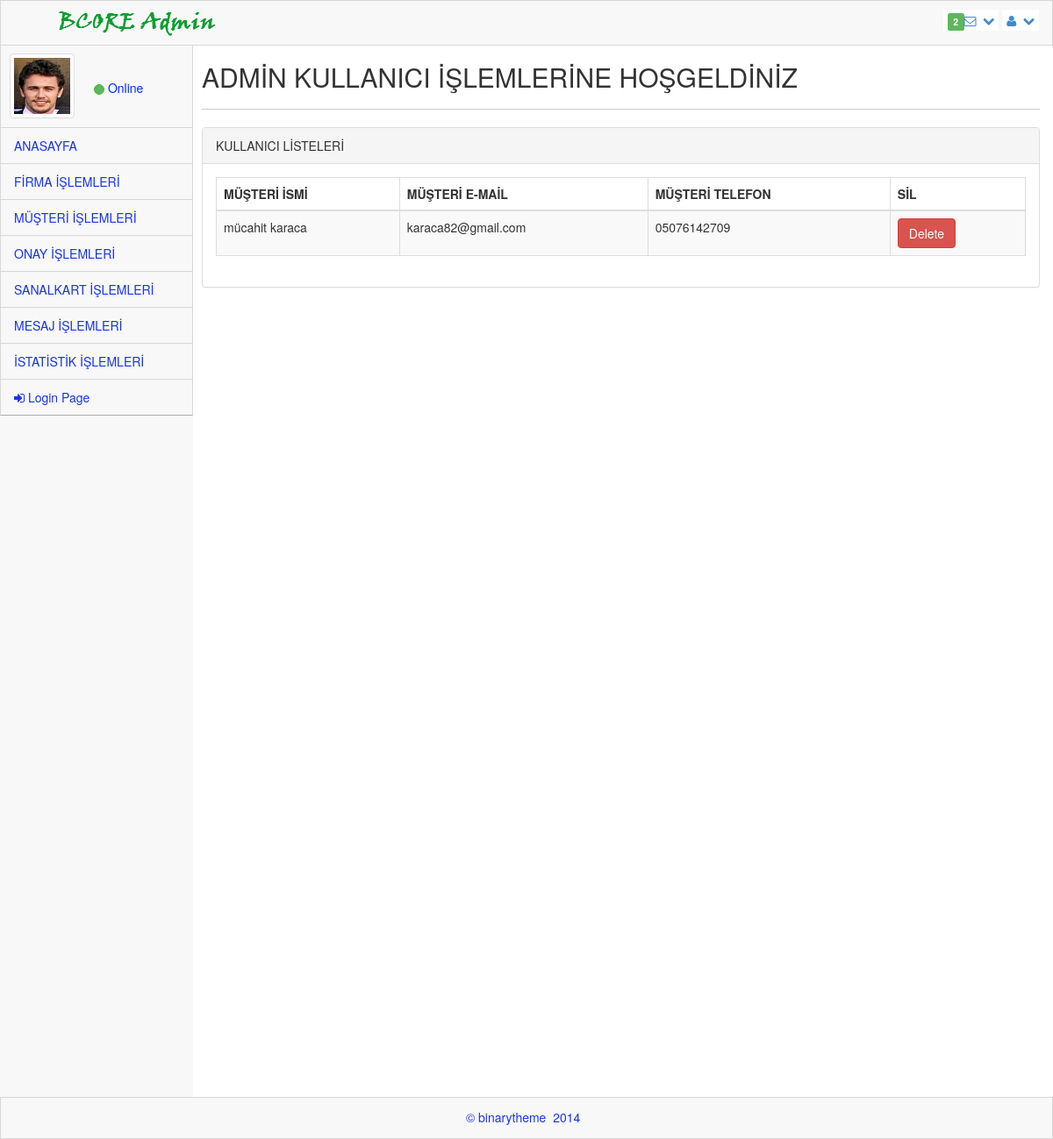
The page /admin_ana/admin_kullanıcı.php on the database its author committed.
### tables this page shows
CREATE TABLE `uye` (
  `uye_id` int(11) NOT NULL,
  `uye_adsoyad` varchar(50) NOT NULL,
  `uye_eposta` varchar(50) NOT NULL,
  `uye_sifre` varchar(50) NOT NULL,
  `uye_telefon` char(11) NOT NULL,
  `uye_firmaad` varchar(100) NOT NULL,
  `uye_il` varchar(25) NOT NULL,
  `uye_ilce` varchar(25) NOT NULL,
  `uye_tur` varchar(10) NOT NULL,
  `uye_durum` varchar(1) NOT NULL DEFAULT '0',
  `uye_yetki` varchar(1) NOT NULL
);

### admin_ana/admin_kullanıcı.php (the view, shortened to what this page needs)
<?php require_once("../baglan.php"); ?>
<!DOCTYPE html>
 <html lang="tr">
<head>
    <link rel="stylesheet" href="assets/plugins/bootstrap/css/bootstrap.css" />
    <link rel="stylesheet" href="assets/css/main.css" />
    <link rel="stylesheet" href="assets/css/theme.css" />
    <link rel="stylesheet" href="assets/css/MoneAdmin.css" />
    <link rel="stylesheet" href="assets/plugins/Font-Awesome/css/font-awesome.css" />
    <link href="assets/plugins/dataTables/dataTables.bootstrap.css" rel="stylesheet" />
</head>
<body class="padTop53 " >
    <div id="wrap">
        <div id="top">
            <nav class="navbar navbar-inverse navbar-fixed-top " style="padding-top: 10px;">
                <header class="navbar-header">
                    <a href="index.php" class="navbar-brand">
                    <img src="assets/img/logo.png" alt="" /></a>
                </header>
                <ul class="nav navbar-top-links navbar-right">
                    <li class="dropdown">
                        <a class="dropdown-toggle" data-toggle="dropdown" href="#">
                            <span class="label label-success">2</span><i class="icon-envelope-alt"></i>&nbsp; <i class="icon-chevron-down"></i>
                        </a>
                    </li>
                    <li class="dropdown">
                        <a class="dropdown-toggle" data-toggle="dropdown" href="#">
                            <i class="icon-user "></i>&nbsp; <i class="icon-chevron-down "></i>
                        </a>
                    </li>
                </ul>
            </nav>
        </div>
       <div id="left">
                <div class="media user-media well-small">
                    <a class="user-link" href="#">
                        <img class="media-object img-thumbnail user-img" alt="User Picture" src="assets/img/user.gif" />
                    </a>
                    <br />
                    <div class="media-body">
                        <h5 class="media-heading" style="font-weight: inherit; text-transform: capitalize; font-size: 16px;">
                        </h5>
                        <ul class="list-unstyled user-info">
                            <li>
                                 <a class="btn btn-success btn-xs btn-circle" style="width: 10px;height: 12px;"></a> Online
                            </li>
                        </ul>
                    </div>
                    <br />
                </div>
          <ul id="menu" class="collapse">
                <li class="panel">
                    <a href="index.php" data-parent="#menu" data-toggle="collapse" class="accordion-toggle" data-target="#blank-nav">
                        ANASAYFA
                    </a>
                </li>
                <li class="panel">
                    <a href="admin_firma.php" data-parent="#menu" data-toggle="collapse" class="accordion-toggle" data-target="#blank-nav1">
                        FİRMA İŞLEMLERİ
                    </a>
                </li>
                <li class="panel">
                    <a href="admin_kullanıcı.php" data-parent="#menu" data-toggle="collapse" class="accordion-toggle" data-target="#blank-nav2">
                        MÜŞTERİ İŞLEMLERİ
                    </a>
                </li>
                <li class="panel">
                    <a href="admin_onay.php" data-parent="#menu" data-toggle="collapse" class="accordion-toggle" data-target="#blank-nav3">
                        ONAY İŞLEMLERİ
                    </a>
                </li>
                <li class="panel">
                    <a href="admin_sanalkart.php" data-parent="#menu" data-toggle="collapse" class="accordion-toggle" data-target="#blank-nav3">
                        SANALKART İŞLEMLERİ
                    </a>
                </li>
                <li class="panel">
                    <a href="admin_mailbox.php" data-parent="#menu" data-toggle="collapse" class="accordion-toggle" data-target="#blank-nav4">
                        MESAJ İŞLEMLERİ
                    </a>
                </li>
                <li class="panel">
                    <a href="admin_istatistik.php" data-parent="#menu" data-toggle="collapse" class="accordion-toggle" data-target="#blank-nav5">
                        İSTATİSTİK İŞLEMLERİ
                    </a>
                </li>
                <li><a href="cikis.php"><i class="icon-signin"></i> Login Page </a></li>
             </ul>
        </div>
        <div id="content">
            <div class="inner" style="min-height:1200px;">
                <div class="row">
                    <div class="col-lg-12">
                        <h2>ADMİN KULLANICI İŞLEMLERİNE HOŞGELDİNİZ</h2>
                    </div>
                </div>
                <hr />
                <div class="row">
                <div class="col-lg-12">
                    <div class="panel panel-default">
                        <div class="panel-heading">
                            KULLANICI LİSTELERİ
                        </div>
                        <div class="panel-body">
                            <div class="table-responsive">
                                <table class="table table-striped table-bordered table-hover" id="dataTables-example">
                                    <thead>
                                        <tr>
                                            <th>MÜŞTERİ İSMİ</th>
                                            <th>MÜŞTERİ E-MAİL</th>
                                            <th>MÜŞTERİ TELEFON</th>
                                            <th>SİL</th>
                                        </tr>
                                    </thead>
                                    <?php
                                        $veri= $db->query("SELECT * FROM uye where uye_tur='Kullanıcı'", PDO::FETCH_ASSOC);
                                            foreach($veri as $row){
                                               $a=$row['uye_id'];
                                    ?>
                                    <tbody>
                                        <tr>
                                            <td><?php echo $row['uye_adsoyad'] ?></td>
                                            <td><?php echo $row['uye_eposta'] ?></td>
                                            <td><?php echo $row['uye_telefon'] ?></td>
                                            <td class="center">
                                                <?php echo "<a href='function.php?id=".$a."'onclick='return confirmOnay();'>";?>
                                                <button type="submit" name="kullanici_delete" class="btn btn-danger">Delete</button></a>
                                            </td>
                                        </tr>
                                    </tbody>
                                    <?php
                                    }
                                    ?>
                                </table>
                            </div>
                        </div>
                    </div>
                </div>
            </div>
            </div>
            </div>
    </div>
    <div id="footer">
        <p>&copy;  binarytheme &nbsp;2014 &nbsp;</p>
    </div>
</body>
</html>

### admin_ana/assets/css/main.css (style rules this page uses)
#wrap { margin: 0 auto; }
#footer { height: 48px; background-color: #222222; }
@media (min-width: 768px) { html, body { height: 100%; } }
@media (min-width: 768px) { #wrap { height: auto !important; height: 100%; min-height: 100%; padding: 0 0 48px; margin-bottom: -48px; } }
body.padTop53 { padding-top: 75px; overflow: visible; }
@media (min-width: 802px) { body.padTop53 { padding-top: 51px; } }
#wrap:before, #top:before, .head:before, #footer:before, #wrap:after, #top:after, .head:after, #footer:after { display: table; content: " "; }
#wrap:after, #top:after, .head:after, #footer:after { clear: both; }
#wrap { background-color: #f8f8f8; }
@media (min-width: 768px) { #left { position: relative; float: left; width: 100px; } }
@media (min-width: 768px) { #content { margin-left: 100px; } }
@media (min-width: 768px) { #left { margin-bottom: -10px; } }
@media (min-width: 992px) { #left { width: 220px; } }
@media (min-width: 992px) { #content { margin-left: 220px; } }
#top .navbar { margin-bottom: 0; border:1px solid rgb(216, 215, 215); background-color:#f8f8f8; }
#top .navbar-brand { padding: 0; }
.user-media { display: none; color:#0029FF; border-right:1px solid rgb(216, 215, 215); border-left:1px solid rgb(216, 215, 215); }
@media (min-width: 768px) { .user-media { display: block; } }
@media (min-width: 768px) { .user-media .media-body { display: none; } }
@media (min-width: 768px) { .user-media .user-link { position: relative; display: block; margin-right: auto; margin-left: auto; } }
@media (min-width: 768px) { .user-media .user-link .user-img { margin: 10px auto; } }
@media (min-width: 992px) { .user-media .user-link { float: left; } }
@media (min-width: 992px) { .user-media .user-link .user-img { margin: 10px; } }
@media (min-width: 992px) { .user-media .media-body { display: block; float: left; margin-left: 12px; } }
@media (min-width: 992px) { .user-media .media-body h5.media-heading { font-size: 18px; padding-top: 8px; margin-bottom: 11px; color: #050505; font-weight: bolder; } }
#menu { position: relative; overflow: hidden; border-right:1px solid rgb(216, 215, 215); border-left:1px solid rgb(216, 215, 215); background-color:#f8f8f8; border-bottom: 1px solid rgba(0, 0, 0, 0.3); -webkit-box-shadow: 0 1px 0 rgba(255, 255, 255, 0.05); box-shadow: 0 1px 0 rgba(255, 255, 255, 0.05); }
#menu, #menu ul { padding: 0; margin: 0; list-style: none; }
@media (min-width: 768px) { #menu.collapse { display: inherit !important; } }
#menu > li { position: relative; display: block; margin: 0; border-width: 0; border-radius: 0; }
#menu > li > a { position: relative; display: block; padding: 10px 15px; color: #1933EC; border-top:1px solid rgb(216, 215, 215); }
#menu > li.panel { background-color: transparent; }
#menu li > a { text-decoration: none; }
@media (min-width: 768px) { .mini-sidebar #menu > li > a, #menu > li > a { text-align: center; } }
@media (min-width: 768px) { .mini-sidebar #menu > li > a > i, #menu > li > a > i { display: block; font-size: 20px; } }
@media (min-width: 768px) { #menu:after, .mini-sidebar #menu:after { position: absolute; top: 0; right: 0; bottom: 0; left: 0; display: block; width: 0; -webkit-box-shadow: 97px 1px 5px 2px rgba(0, 0, 0, 0.6); box-shadow: 97px 1px 5px 2px rgba(0, 0, 0, 0.6); } }
@media (min-width: 992px) { #menu > li > a { text-align: left; } }
@media (min-width: 992px) { #menu > li > a > i { display: inline; font-size: 14px; } }
@media (min-width: 992px) { #menu:after { -webkit-box-shadow: 217px 1px 5px 2px rgba(0, 0, 0, 0.6); box-shadow: 217px 1px 5px 2px rgba(0, 0, 0, 0.6); } }
#content { -webkit-transition: margin 0.4s; transition: margin 0.4s; }
.inner { position: relative; min-height: 1px; padding-right: 15px; padding-left: 10px; background: #fff; border: 0px solid #e4e4e4; min-height:1200px; }
@media (min-width: 768px) { .inner { float: left; width: 100%; } }
.inner .row { margin-right: -15px; margin-left: -15px; }
#footer { margin: 0 auto; color: #1933EC; background-color:#f8f8f8; border:1px solid rgb(216, 215, 215); }
#footer p { padding: 12px 0 0; text-align: center; }
.btn-circle { width: 40px; height: 40px; padding: 8px 10px; border-radius: 500px; }
.btn-circle.btn-xs { width: 20px; height: 20px; padding: 0 5px; }
.inner hr { margin-top: 10px; border-top-color: #ccc; }

### rows shown on the page
uye: uye_adsoyad "mücahit karaca", uye_eposta "karaca82@gmail.com", uye_telefon "05076142709"
